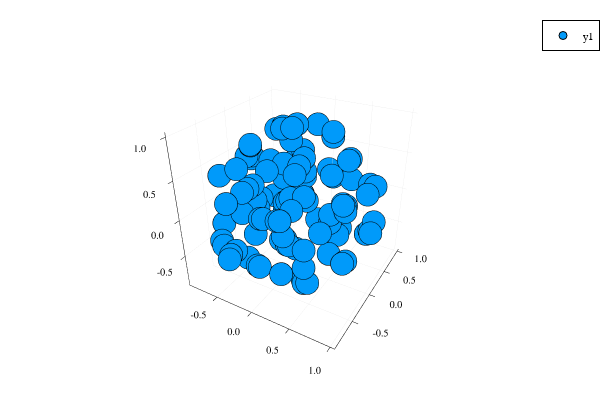

Notebook cell for this chart:
### Code cell
# Plot the sampled points

S = reduce(hcat, vcat(samples, extra_samples))
if n < 3
    scatter(S[1,:], S[2,:])
else
    scatter(S[1,:], S[2,:], S[3,:])
end

### Figure 1 — Plotly figure (JSON) as saved in the notebook; plotly's stock layout.template omitted (floating-point values rounded to 4 significant figures; data arrays with more than 128 entries replaced by an {"elided": "..."} marker saying what was removed)
{"data": [{"colorbar": {"title": ""}, "legendgroup": "y1", "marker": {"color": "rgba(0, 154, 250, 1.000)", "line": {"color": "rgba(0, 0, 0, 1.000)", "width": 1}, "size": 8, "symbol": "circle"}, "mode": "markers", "name": "y1", "showlegend": true, "type": "scatter3d", "x": {"elided": "135 float values"}, "xaxis": "x1", "y": {"elided": "135 float values"}, "yaxis": "y1", "z": {"elided": "135 float values"}, "zmax": null, "zmin": null}], "layout": {"annotations": [], "height": 400, "legend": {"bgcolor": "rgba(255, 255, 255, 1.000)", "bordercolor": "rgba(0, 0, 0, 1.000)", "borderwidth": 1, "font": {"color": "rgba(0, 0, 0, 1.000)", "family": "sans-serif", "size": 11}, "tracegroupgap": 0, "traceorder": "normal", "x": 1, "xanchor": "auto", "y": 1, "yanchor": "auto"}, "margin": {"b": 20, "l": 0, "r": 0, "t": 20}, "paper_bgcolor": "rgba(255, 255, 255, 1.000)", "plot_bgcolor": "rgba(255, 255, 255, 1.000)", "scene": {"camera": {"eye": {"x": 1.126, "y": -1.95, "z": 1.3}}, "xaxis": {"anchor": "y1", "domain": [0.06582, 0.9934], "gridcolor": "rgba(0, 0, 0, 0.100)", "gridwidth": 0.5, "linecolor": "rgba(0, 0, 0, 1.000)", "mirror": false, "range": [-0.9265, 1.053], "showgrid": true, "showline": true, "showticklabels": true, "tickangle": 0, "tickcolor": "rgb(0, 0, 0)", "tickfont": {"color": "rgba(0, 0, 0, 1.000)", "family": "sans-serif", "size": 11}, "tickmode": "array", "ticks": "inside", "ticktext": ["-0.5", "0.0", "0.5", "1.0"], "tickvals": [-0.5, 0, 0.5, 1], "title": "", "titlefont": {"color": "rgba(0, 0, 0, 1.000)", "family": "sans-serif", "size": 15}, "type": "-", "visible": true, "zeroline": false, "zerolinecolor": "rgba(0, 0, 0, 1.000)"}, "yaxis": {"anchor": "x1", "domain": [0.03762, 0.9902], "gridcolor": "rgba(0, 0, 0, 0.100)", "gridwidth": 0.5, "linecolor": "rgba(0, 0, 0, 1.000)", "mirror": false, "range": [-0.9456, 1.053], "showgrid": true, "showline": true, "showticklabels": true, "tickangle": 0, "tickcolor": "rgb(0, 0, 0)", "tickfont": {"color": "rgba(0, 0, 0, 1.000)", "family": "sans-serif", "size": 11}, "tickmode": "array", "ticks": "inside", "ticktext": ["-0.5", "0.0", "0.5", "1.0"], "tickvals": [-0.5, 0, 0.5, 1], "title": "", "titlefont": {"color": "rgba(0, 0, 0, 1.000)", "family": "sans-serif", "size": 15}, "type": "-", "visible": true, "zeroline": false, "zerolinecolor": "rgba(0, 0, 0, 1.000)"}, "zaxis": {"gridcolor": "rgba(0, 0, 0, 0.100)", "gridwidth": 0.5, "linecolor": "rgba(0, 0, 0, 1.000)", "mirror": false, "range": [-0.9427, 1.052], "showgrid": true, "showline": true, "showticklabels": true, "tickangle": 0, "tickcolor": "rgb(0, 0, 0)", "tickfont": {"color": "rgba(0, 0, 0, 1.000)", "family": "sans-serif", "size": 11}, "tickmode": "array", "ticks": "inside", "ticktext": ["-0.5", "0.0", "0.5", "1.0"], "tickvals": [-0.5, 0, 0.5, 1], "title": "", "titlefont": {"color": "rgba(0, 0, 0, 1.000)", "family": "sans-serif", "size": 15}, "type": "-", "visible": true, "zeroline": false, "zerolinecolor": "rgba(0, 0, 0, 1.000)"}}, "showlegend": true, "width": 600}}
